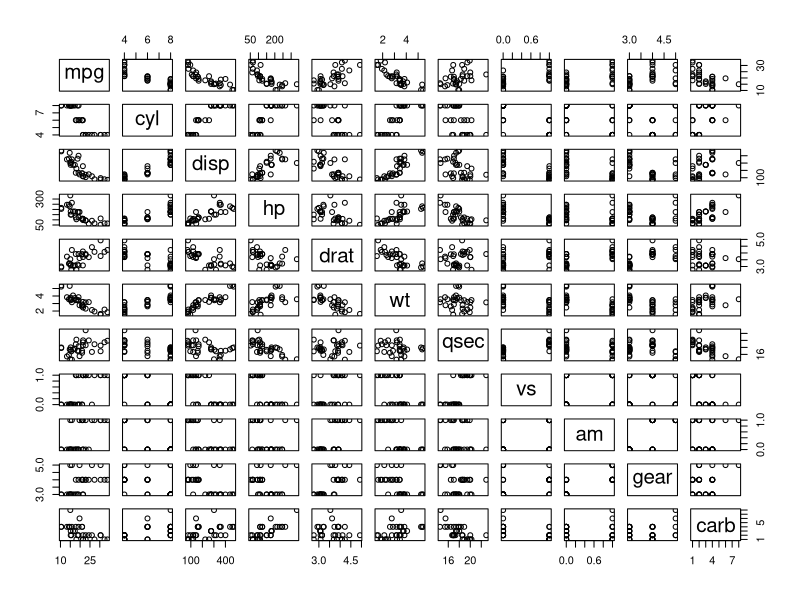
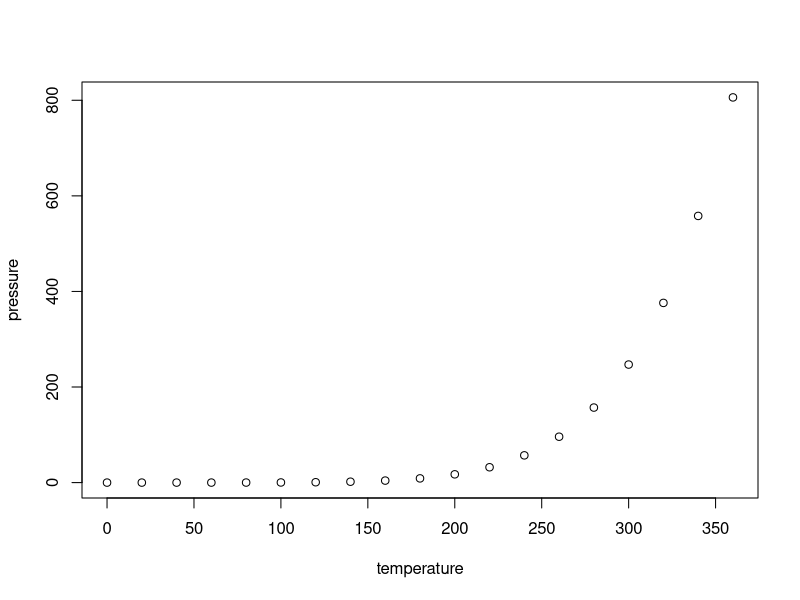
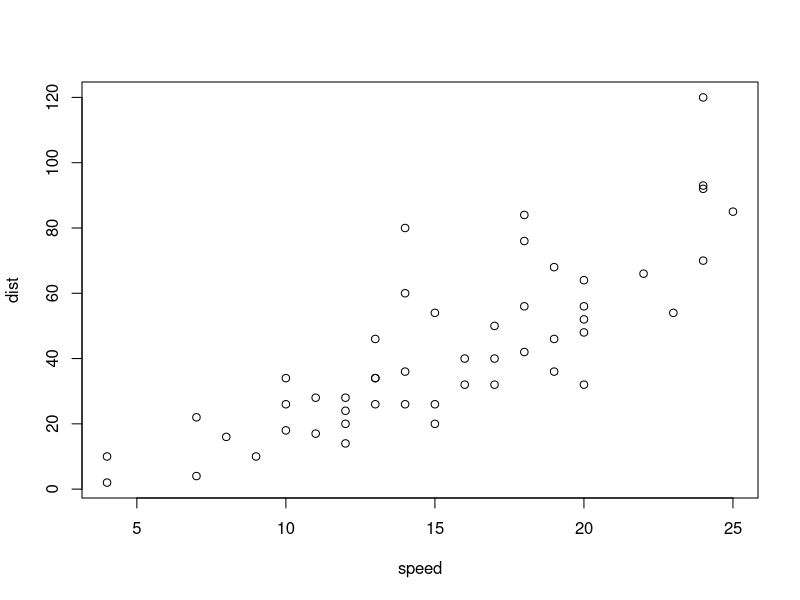
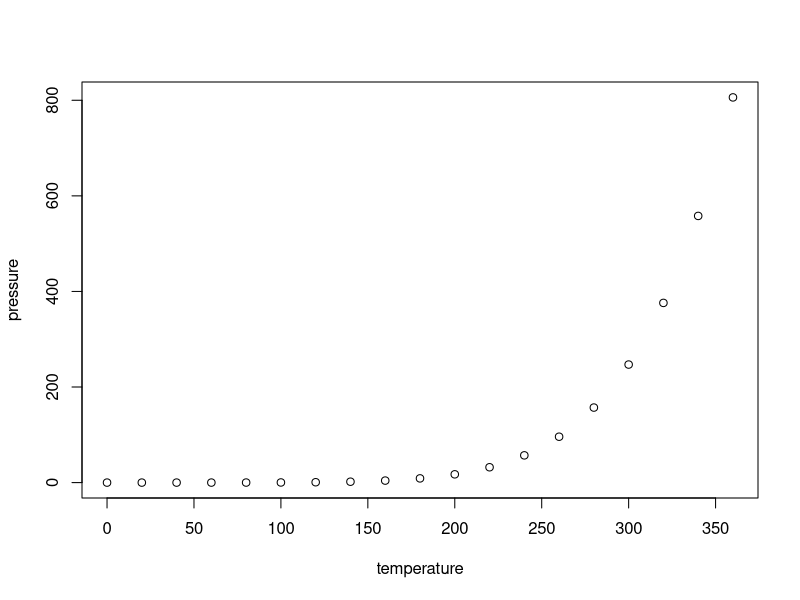
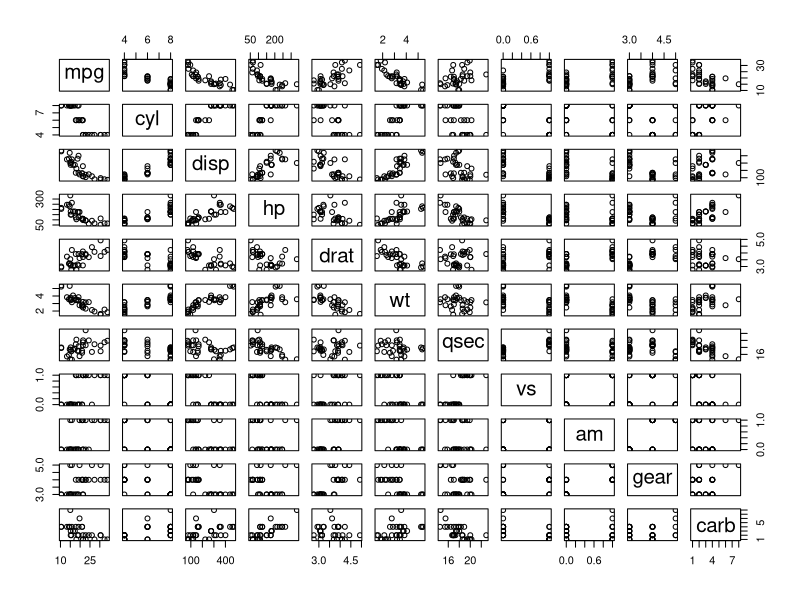
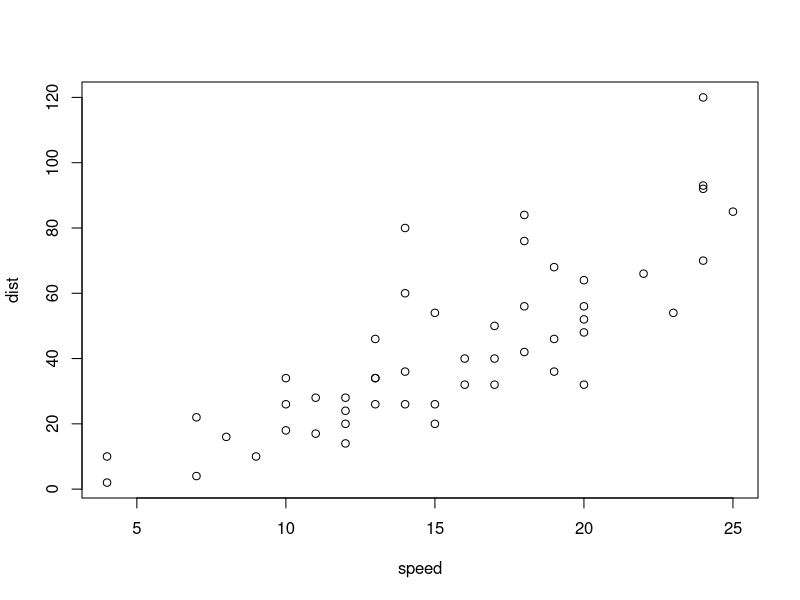

Source code (R) for these figures, in order:
## ---- chunk 1

plot(mtcars)


## ---- chunk 2

plot(pressure)

plot(cars)

## ---- chunk 3

plot(pressure)

plot(mtcars)

plot(cars)

